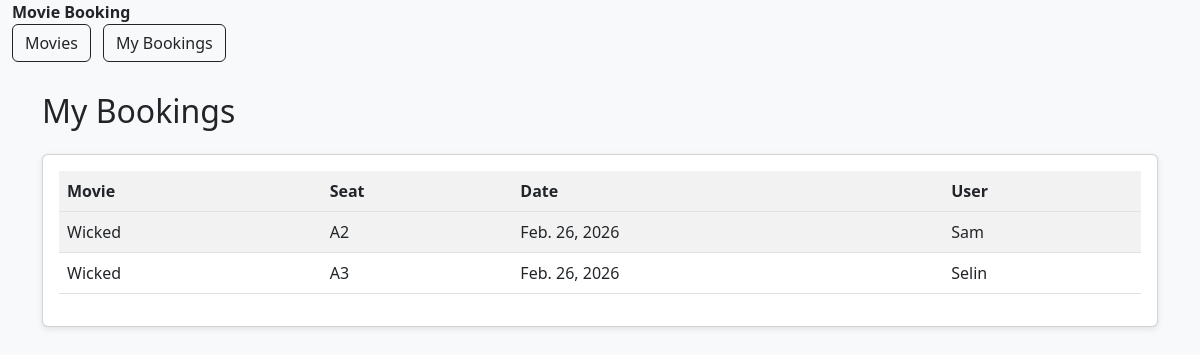
Page /history/ on the earlier database version.
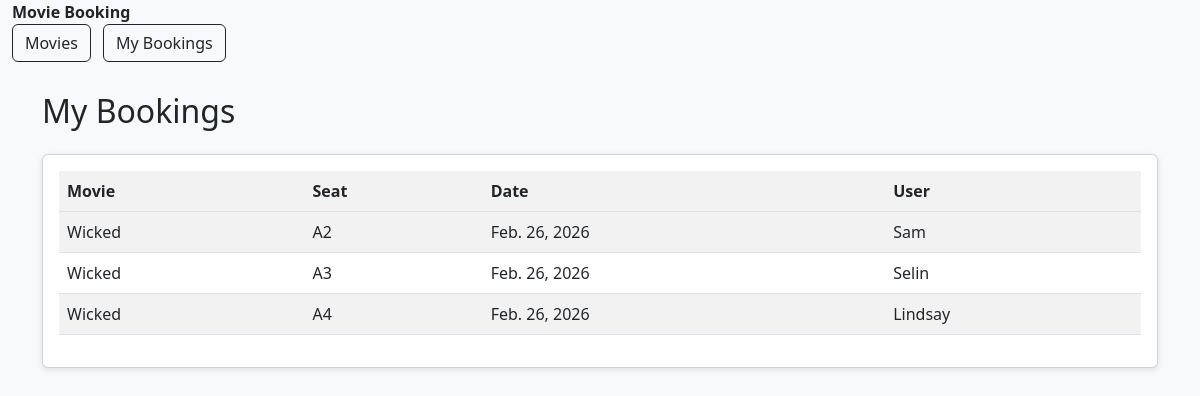
Same page on the later database version.
### bookings/models.py (models this page shows)
class Booking(models.Model):
    movie = models.CharField(max_length=30)
    seat = models.CharField(max_length=5)
    user = models.CharField(max_length=30)
    booking_date = models.DateField()

### bookings/views.py (the view)
# urls.py: path('history/', views.booking_history, name='booking_history'),
def booking_history(request):
    bookings = Booking.objects.all()
    return render(request, 'bookings/booking_history.html', {
        'bookings': bookings
    })

### bookings/templates/bookings/booking_history.html (shortened to what this page needs)
{% extends 'bookings/base.html' %}
{% block content %}
<h2 class="mb-4">My Bookings</h2>
<div class="card p-3">
    <table class="table table-striped">
        <thread>
            <tr>
                <th>Movie</th>
                <th>Seat</th>
                <th>Date</th>
                <th>User</th>
            </tr>
        </thread>
        <tbody>
            {% for booking in bookings %}
            <tr>
                <td>{{ booking.movie }}</td>
                <td>{{ booking.seat }}</td>
                <td>{{ booking.booking_date }}</td>
                <td>{{ booking.user }}</td>
            </tr>
            {% empty %}
            <tr>
                <td colspan="3" class="text-center">No bookings yet.</td>
            </tr>
            {% endfor %}
        </tbody>
    </table>
</div>
{% endblock %}

Differences in the rows shown:
added Booking: movie "Wicked", seat "A4", booking_date "Feb. 26, 2026", user "Lindsay"
